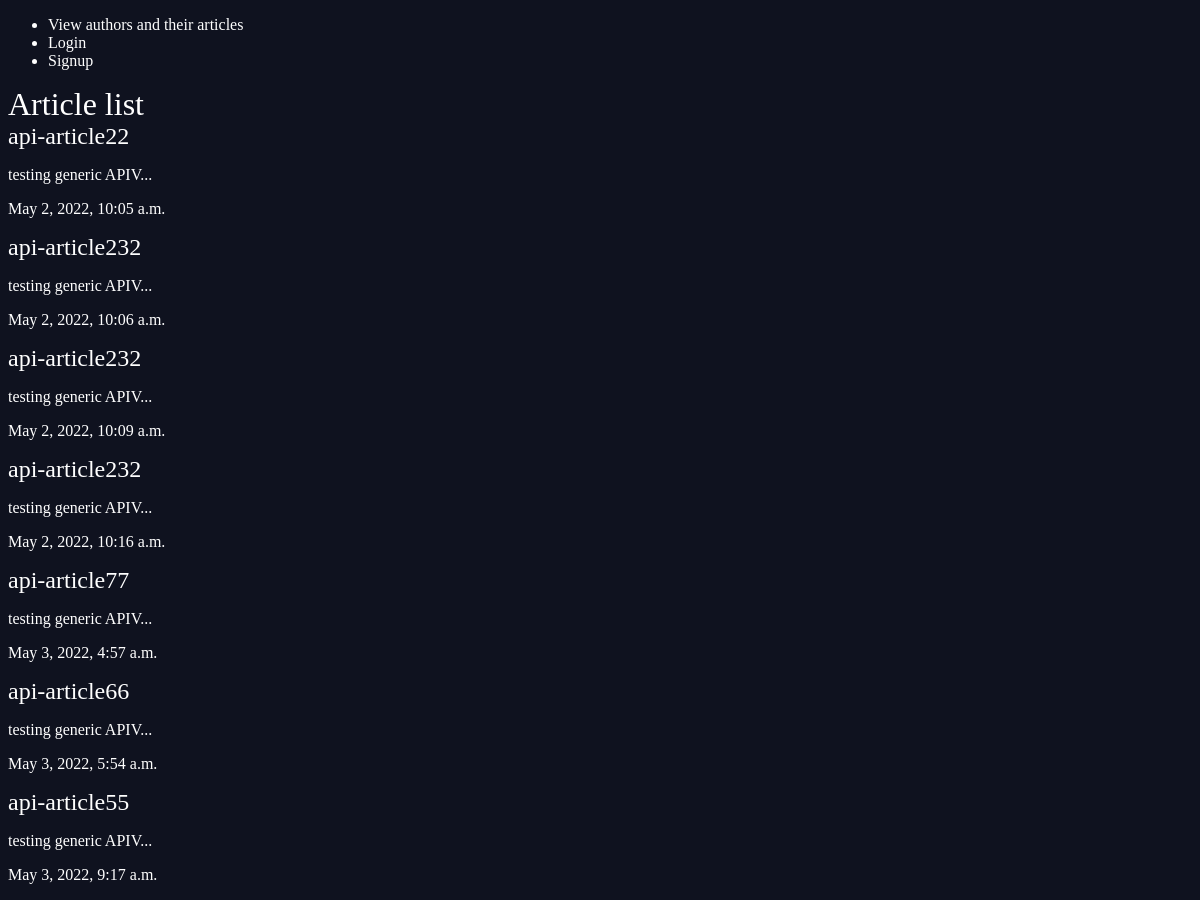
The page /articles/ on the database as committed earlier.
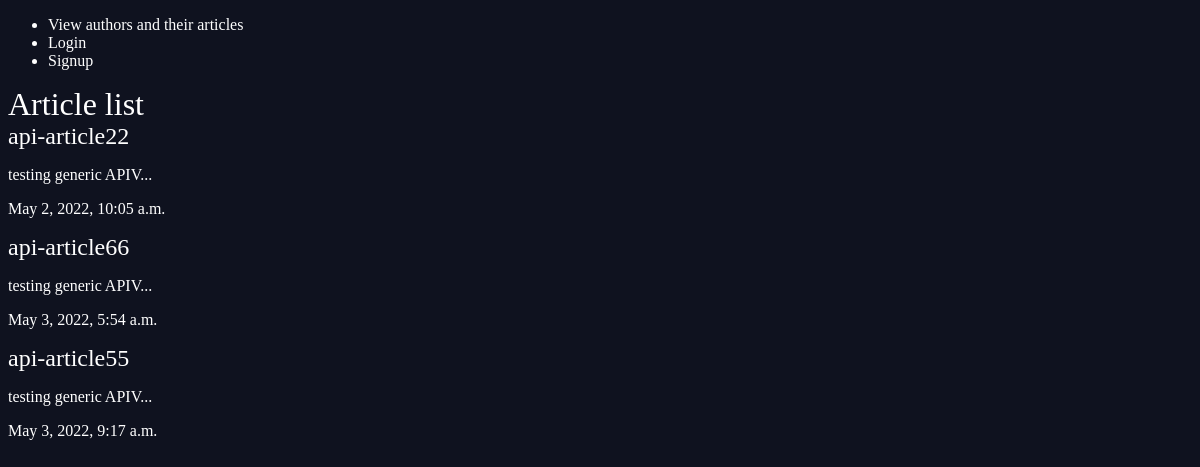
The same page on the database as committed later.
### articles/models.py (models this page shows, shortened)
class Article (models.Model):
    id = models.BigAutoField(primary_key=True)
    title = models.CharField(max_length=100)
    slug = models.SlugField()
    body = models.TextField()
    date = models.DateTimeField(auto_now_add=True)
    thumb = models.ImageField(default="default.png", blank=True)
    author = models.ForeignKey(User, default=None, on_delete=models.SET_NULL, null=True)
    def snippet(self):
        return self.body[:20] + "..."

### articles/views.py (the view)
# urls.py: path(r'', views.article_list, name='list'),
def article_list(request):
    articles = Article.objects.all().order_by("date")
    return render(request, "articles/article_list.html", { 'articles': articles})

### articles/templates/articles/article_list.html
{% extends 'base_layout.html' %}
{% block content %}
        <h1> Article list </h1>
        <div class="articles">
        {% for article in articles %}
        <div class="article">
            <h2> <a href="{% url 'articles:detail' slug=article.slug %}"> {{article.title}} </a> </h2>
            <p>{{article.snippet}}</p>
            <p>{{article.date}}</p>
        </div>
        {%endfor%}
    </div>
{% endblock %}

### templates/base_layout.html (shortened to what this page needs)
{% load static %}
<!DOCTYPE HTML>
<html>
    <head>
        <link rel="stylesheet" href="{% static 'styles.css' %}">
    </head>
    <body>
        <header class="wrapper">
            <nav>
                <ul>
                    <li><a href="{% url 'articles:authors_articles' %}">View authors and their articles</a></li>
                    {% if user.is_authenticated %}
                    <li>
                        <form class="logout-link" action="{% url 'accounts:logout' %}" method="post">
                            {% csrf_token %}
                            <button type="submit" >Logout</button>
                        </form>
                    </li>
                    <li><a href="{% url 'articles:create' %}" class=" highlight">New Article</a></li>
                    <li><a href="{% url 'accounts:user-page' %}" class=" highlight">View Profile</a></li>
                    {% else %}
                    <li><a href="{% url 'accounts:login' %}">Login</a></li>
                    <li><a href="{% url 'accounts:signup' %}">Signup</a></li>
                    {% endif %}
                </ul>
            </nav>
        </header>
        <div class="wrapper">
            {% block content%}
            {% endblock %}
        </div>
    </body>
    </html>

### assets/styles.css (style rules this page uses)
body { background-color: #0f121f; background-image:url(); background-repeat: no-repeat; color: #fff; }
body * { font-family: Ubuntu; }
h1, h2, h3, h4, h5 { font-weight: normal; margin: 0; }
a, a:hover, a:visited { color: #fff; text-decoration: none; }

Rows that differ between the two databases and show on the page:
removed Article: title "api-article232", snippet "testing generic APIV...", date "May 2, 2022, 10:06 a.m."
removed Article: title "api-article232", snippet "testing generic APIV...", date "May 2, 2022, 10:09 a.m."
removed Article: title "api-article232", snippet "testing generic APIV...", date "May 2, 2022, 10:16 a.m."
removed Article: title "api-article77", snippet "testing generic APIV...", date "May 3, 2022, 4:57 a.m."
